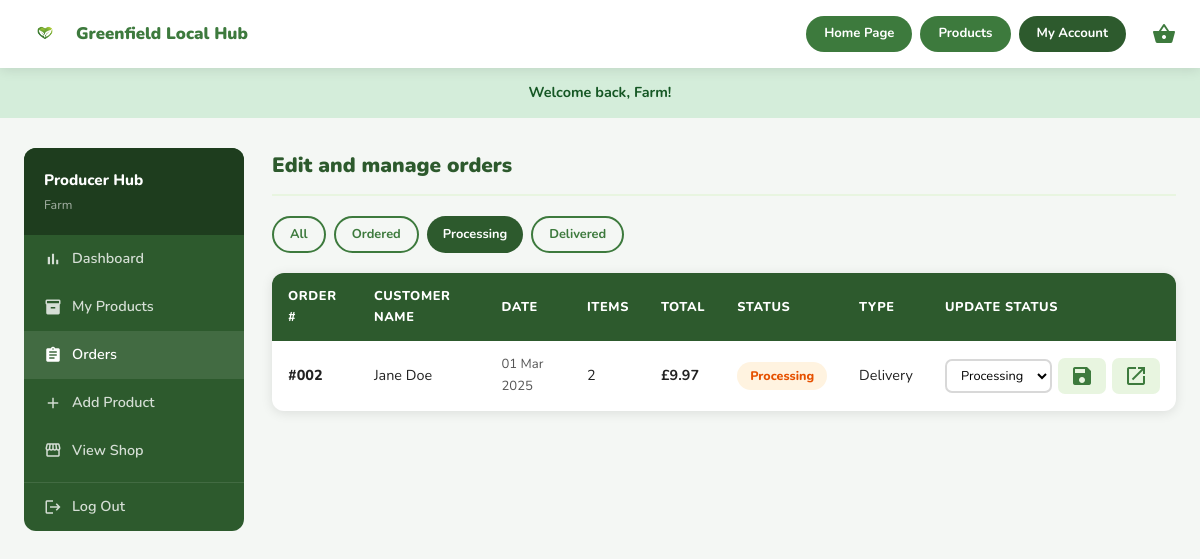
The app's page /producer/orders.php?status=processing (signed in) with its own data.
### tables this page shows
CREATE TABLE orders (
    id               INT AUTO_INCREMENT PRIMARY KEY,
    customer_id      INT NOT NULL,
    status           ENUM('ordered','processing','delivered') DEFAULT 'ordered',
    delivery_type    ENUM('pickup','delivery') DEFAULT 'pickup',
    total_price      DECIMAL(10,2) NOT NULL,
    delivery_address TEXT,
    card_name        VARCHAR(255),
    created_at       TIMESTAMP DEFAULT CURRENT_TIMESTAMP,
    FOREIGN KEY (customer_id) REFERENCES users(id)
);

CREATE TABLE users (
    id          INT AUTO_INCREMENT PRIMARY KEY,
    first_name  VARCHAR(100) NOT NULL,
    last_name   VARCHAR(100) NOT NULL,
    email       VARCHAR(255) NOT NULL UNIQUE,
    password    VARCHAR(255) NOT NULL,
    role        ENUM('customer','producer') DEFAULT 'customer',
    address     TEXT,
    created_at  TIMESTAMP DEFAULT CURRENT_TIMESTAMP
);

### includes/db.php (called while the page is built, shortened)
<?php
function formatPrice(float $price): string {
    return '£' . number_format($price, 2);
}

### producer/orders.php (the view, shortened to what this page needs)
<?php
require_once '../includes/db.php';
$status_filter = $_GET['status'] ?? '';
$where = '';
$params = [];
$types  = '';
if ($status_filter && in_array($status_filter, ['ordered','processing','delivered'])) {
    $where  = "WHERE o.status = ?";
    $params = [$status_filter];
    $types  = 's';
}
$sql = "SELECT o.*, u.first_name, u.last_name, u.email,
               COUNT(oi.id) AS item_count
        FROM orders o
        JOIN users u ON o.customer_id = u.id
        JOIN order_items oi ON o.id = oi.order_id
        $where
        GROUP BY o.id
        ORDER BY o.created_at DESC";
if ($params) {
    $stmt = $conn->prepare($sql);
    $stmt->bind_param($types, ...$params);
    $stmt->execute();
    $orders = $stmt->get_result()->fetch_all(MYSQLI_ASSOC);
} else {
    $orders = $conn->query($sql)->fetch_all(MYSQLI_ASSOC);
}
require_once '../includes/header.php';
?>
<main>
<div class="container">
<div class="producer-layout">
    <?php include 'producer-sidebar.php'; ?>
    <div>
        <h1 class="manage-heading">Edit and manage orders</h1>
        <div style="display:flex;gap:8px;margin-bottom:20px;flex-wrap:wrap;">
            <a href="orders.php" class="btn btn-sm <?= !$status_filter ? 'btn-dark':'btn-outline' ?>">All</a>
            <a href="orders.php?status=ordered"    class="btn btn-sm <?= $status_filter==='ordered'    ? 'btn-dark':'btn-outline' ?>">Ordered</a>
            <a href="orders.php?status=processing" class="btn btn-sm <?= $status_filter==='processing' ? 'btn-dark':'btn-outline' ?>">Processing</a>
            <a href="orders.php?status=delivered"  class="btn btn-sm <?= $status_filter==='delivered'  ? 'btn-dark':'btn-outline' ?>">Delivered</a>
        </div>
        <?php if (empty($orders)): ?>
        <div class="empty-state">
            <span class="material-icons">assignment</span>
            <h3>No orders found</h3>
            <p>Orders will appear here once customers place them.</p>
        </div>
        <?php else: ?>
        <table class="orders-table">
            <thead>
                <tr>
                    <th>Order #</th>
                    <th>Customer Name</th>
                    <th>Date</th>
                    <th>Items</th>
                    <th>Total</th>
                    <th>Status</th>
                    <th>Type</th>
                    <th>Update Status</th>
                </tr>
            </thead>
            <tbody>
                <?php foreach ($orders as $o): ?>
                <tr>
                    <td style="font-weight:800;">#<?= str_pad($o['id'],3,'0',STR_PAD_LEFT) ?></td>
                    <td><?= htmlspecialchars($o['first_name'] . ' ' . $o['last_name']) ?></td>
                    <td style="font-size:.82rem;color:var(--text-mid);"><?= date('d M Y', strtotime($o['created_at'])) ?></td>
                    <td><?= $o['item_count'] ?></td>
                    <td style="font-weight:700;color:var(--green-primary);"><?= formatPrice($o['total_price']) ?></td>
                    <td><span class="status-badge status-<?= $o['status'] ?>"><?= ucfirst($o['status']) ?></span></td>
                    <td style="text-transform:capitalize;"><?= htmlspecialchars($o['delivery_type']) ?></td>
                    <td>
                        <form method="POST" style="display:flex;gap:6px;align-items:center;">
                            <select name="new_status" class="form-input"
                                    style="padding:5px 10px;font-size:.8rem;width:auto;">
                                <option value="processing" <?= $o['status']==='processing' ? 'selected':'' ?>>Processing</option>
                            </select>
                            <button type="submit" class="icon-btn icon-btn-edit" title="Update">
                                <span class="material-icons">save</span>
                            </button>
                            <a href="<?= BASE_URL ?>track-order.php?order=<?= $o['id'] ?>"
                               class="icon-btn icon-btn-edit" title="View order" target="_blank">
                                <span class="material-icons">open_in_new</span>
                            </a>
                        </form>
                    </td>
                </tr>
                <?php endforeach; ?>
            </tbody>
        </table>
        <?php endif; ?>
    </div>
</div>
</div>
</main>
<?php require_once '../includes/footer.php'; ?>

### css/style.css (style rules this page uses)
:root { --green: #3d7a3d; --green-dark: #2d5a2d; --green-deeper: #1e3d1e; --green-light: #e8f5e0; --red: #e53e3e; --white: #fff; --bg: #f4f7f4; --gray: #d8d8d8; --text: #222; --text-mid: #555; --text-light: #888; --shadow: 0 2px 12px rgba(0,0,0,.10); --r: 12px; --r-sm: 7px; --r-pill: 100px; }
*, *::before, *::after { box-sizing: border-box; margin: 0; padding: 0; }
body { font-family: 'Nunito', system-ui, sans-serif; background: var(--bg); color: var(--text); line-height: 1.65; min-height: 100vh; display: flex; flex-direction: column; }
main { flex: 1; }
a { text-decoration: none; color: inherit; }
button, input, select, textarea { font-family: inherit; }
.container { max-width: 1200px; margin: 0 auto; padding: 0 24px; }
.btn { display: inline-flex; align-items: center; justify-content: center; gap: 8px; padding: 11px 26px; border-radius: var(--r-pill); font-weight: 700; font-size: .9rem; cursor: pointer; border: none; text-decoration: none; white-space: nowrap; }
.btn-dark { background: var(--green-dark); color: #fff; }
.btn-outline { background: transparent; color: var(--green); border: 2px solid var(--green); }
.btn-sm { padding: 6px 16px; font-size: .8rem; }
.producer-layout { display: grid; grid-template-columns: 220px 1fr; gap: 28px; padding: 30px 0; }
.form-input { width: 100%; padding: 12px 16px; border: 2px solid var(--gray); border-radius: var(--r-sm); font-size: .95rem; background: var(--white); }
select.form-input { cursor: pointer; }
.manage-heading { font-size: 1.3rem; font-weight: 900; margin-bottom: 20px; padding-bottom: 12px; border-bottom: 2px solid var(--green-light); color: var(--green-dark); }
.icon-btn { display: inline-flex; align-items: center; gap: 4px; padding: 6px 12px; border-radius: var(--r-sm); font-size: .78rem; font-weight: 700; border: none; cursor: pointer; text-decoration: none; }
.icon-btn-edit { background: var(--green-light); color: var(--green); }
.orders-table { width: 100%; border-collapse: separate; border-spacing: 0; background: var(--white); border-radius: var(--r); overflow: hidden; box-shadow: var(--shadow); }
.orders-table th { background: var(--green-dark); color: #fff; padding: 13px 16px; text-align: left; font-size: .8rem; font-weight: 800; text-transform: uppercase; letter-spacing: .6px; }
.orders-table td { padding: 13px 16px; border-bottom: 1px solid #efefef; font-size: .9rem; }
.orders-table tr:last-child td { border-bottom: none; }
.status-badge { display: inline-block; padding: 4px 13px; border-radius: var(--r-pill); font-size: .78rem; font-weight: 800; text-transform: capitalize; }
.status-processing { background: #fff3e0; color: #e65100; }

### records on screen
orders: id "002", customer.last_name "Jane Doe", created_at "01 Mar 2025", item_count "2", total_price "£9.97", status "Processing", delivery_type "Delivery", new_status "Processing"

### other values on screen
$_SESSION['flash_message'] "Welcome back, Farm!"
$_SESSION['user_first_name'] "Farm"
